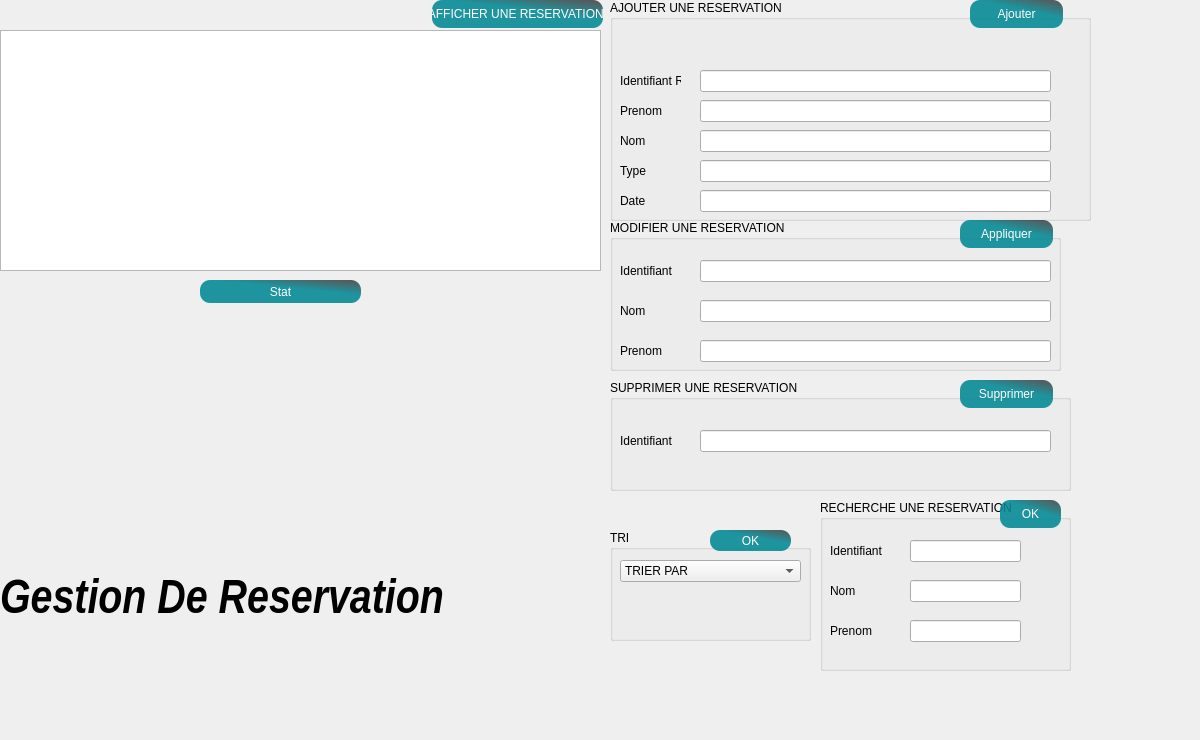
   <widget class="QWidget" name="tab">
    <attribute name="title">
     <string>Reservation</string>
    </attribute>
    <widget class="QTableView" name="tableView">
     <property name="geometry">
      <rect>
       <x>0</x>
       <y>30</y>
       <width>601</width>
       <height>241</height>
      </rect>
     </property>
    </widget>
    <widget class="QGroupBox" name="groupBox">
     <property name="geometry">
      <rect>
       <x>610</x>
       <y>0</y>
       <width>481</width>
       <height>221</height>
      </rect>
     </property>
     <property name="styleSheet">
      <string notr="true">background-image: url(:/images/Empty.png);</string>
     </property>
     <property name="title">
      <string>AJOUTER UNE RESERVATION</string>
     </property>
     <widget class="QLabel" name="label">
      <property name="geometry">
       <rect>
        <x>10</x>
        <y>60</y>
        <width>61</width>
        <height>41</height>
       </rect>
      </property>
      <property name="text">
       <string>Identifiant R</string>
      </property>
     </widget>
     <widget class="QLabel" name="label_2">
      <property name="geometry">
       <rect>
        <x>10</x>
        <y>90</y>
        <width>51</width>
        <height>41</height>
       </rect>
      </property>
      <property name="text">
       <string>Prenom</string>
      </property>
     </widget>
     <widget class="QLabel" name="label_3">
      <property name="geometry">
       <rect>
        <x>10</x>
        <y>120</y>
        <width>61</width>
        <height>41</height>
       </rect>
      </property>
      <property name="text">
       <string>Nom</string>
      </property>
     </widget>
     <widget class="QLineEdit" name="ajoutid">
      <property name="geometry">
       <rect>
        <x>90</x>
        <y>70</y>
        <width>351</width>
        <height>22</height>
       </rect>
      </property>
     </widget>
     <widget class="QLineEdit" name="ajoutdate">
      <property name="geometry">
       <rect>
        <x>90</x>
        <y>100</y>
        <width>351</width>
        <height>22</height>
       </rect>
      </property>
     </widget>
     <widget class="QLineEdit" name="ajoutmontant">
      <property name="geometry">
       <rect>
        <x>90</x>
        <y>130</y>
        <width>351</width>
        <height>22</height>
       </rect>
      </property>
     </widget>
     <widget class="QPushButton" name="Boutonajouter">
      <property name="geometry">
       <rect>
        <x>360</x>
        <y>0</y>
        <width>93</width>
        <height>28</height>
       </rect>
      </property>
      <property name="styleSheet">
       <string notr="true">QPushButton
{
  
  border-radius: 10px;

background-color: qlineargradient(spread:pad, x1:0.613065, y1:0.511, x2:0.969, y2:0, stop:0.18593 rgba(2, 136, 148, 226), stop:0.959799 rgba(0, 0, 0, 161));
	
color:rgb(255, 255, 255);

}

QPushButton:hover,QPushButton:hover
{
    border: 4px solid QLinearGradient( x1: 2, y1: 2, x2: 2, y2: 3, stop: 0 #08E8DE , stop: 3 #d7801a);
}</string>
      </property>
      <property name="text">
       <string>Ajouter</string>
      </property>
     </widget>
     <widget class="QLineEdit" name="ajoutdate2">
      <property name="geometry">
       <rect>
        <x>90</x>
        <y>160</y>
        <width>351</width>
        <height>22</height>
       </rect>
      </property>
     </widget>
     <widget class="QLineEdit" name="ajoutype">
      <property name="geometry">
       <rect>
        <x>90</x>
        <y>190</y>
        <width>351</width>
        <height>22</height>
       </rect>
      </property>
     </widget>
     <widget class="QLabel" name="label_8">
      <property name="geometry">
       <rect>
        <x>10</x>
        <y>150</y>
        <width>41</width>
        <height>41</height>
       </rect>
      </property>
      <property name="text">
       <string>Type</string>
      </property>
     </widget>
     <widget class="QLabel" name="label_9">
      <property name="geometry">
       <rect>
        <x>10</x>
        <y>180</y>
        <width>61</width>
        <height>41</height>
       </rect>
      </property>
      <property name="text">
       <string>Date</string>
      </property>
     </widget>
    </widget>
    <widget class="QGroupBox" name="groupBox_2">
     <property name="geometry">
      <rect>
       <x>610</x>
       <y>220</y>
       <width>451</width>
       <height>151</height>
      </rect>
     </property>
     <property name="styleSheet">
      <string notr="true">background-image: url(:/images/Empty.png);</string>
     </property>
     <property name="title">
      <string>MODIFIER UNE RESERVATION</string>
     </property>
     <widget class="QLabel" name="label_5">
      <property name="geometry">
       <rect>
        <x>10</x>
        <y>70</y>
        <width>71</width>
        <height>41</height>
       </rect>
      </property>
      <property name="text">
       <string>Nom</string>
      </property>
     </widget>
     <widget class="QLabel" name="label_6">
      <property name="geometry">
       <rect>
        <x>10</x>
        <y>30</y>
        <width>71</width>
        <height>41</height>
       </rect>
      </property>
      <property name="text">
       <string>Identifiant</string>
      </property>
     </widget>
     <widget class="QLabel" name="label_7">
      <property name="geometry">
       <rect>
        <x>10</x>
        <y>110</y>
        <width>51</width>
        <height>41</height>
       </rect>
      </property>
      <property name="text">
       <string>Prenom</string>
      </property>
     </widget>
     <widget class="QLineEdit" name="mod1">
      <property name="geometry">
       <rect>
        <x>90</x>
        <y>80</y>
        <width>351</width>
        <height>22</height>
       </rect>
      </property>
     </widget>
     <widget class="QLineEdit" name="mod2">
      <property name="geometry">
       <rect>
        <x>90</x>
        <y>40</y>
        <width>351</width>
        <height>22</height>
       </rect>
      </property>
     </widget>
     <widget class="QLineEdit" name="mod3">
      <property name="geometry">
       <rect>
        <x>90</x>
        <y>120</y>
        <width>351</width>
        <height>22</height>
       </rect>
      </property>
     </widget>
     <widget class="QPushButton" name="pushButton_7">
      <property name="geometry">
       <rect>
        <x>350</x>
        <y>0</y>
        <width>93</width>
        <height>28</height>
       </rect>
      </property>
      <property name="styleSheet">
       <string notr="true">QPushButton
{
  
  border-radius: 10px;

background-color: qlineargradient(spread:pad, x1:0.613065, y1:0.511, x2:0.969, y2:0, stop:0.18593 rgba(2, 136, 148, 226), stop:0.959799 rgba(0, 0, 0, 161));
	
color:rgb(255, 255, 255);

}

QPushButton:hover,QPushButton:hover
{
    border: 4px solid QLinearGradient( x1: 2, y1: 2, x2: 2, y2: 3, stop: 0 #08E8DE , stop: 3 #d7801a);
}</string>
      </property>
      <property name="text">
       <string>Appliquer</string>
      </property>
     </widget>
    </widget>
    <widget class="QGroupBox" name="groupBox_3">
     <property name="geometry">
      <rect>
       <x>610</x>
       <y>380</y>
       <width>461</width>
       <height>111</height>
      </rect>
     </property>
     <property name="styleSheet">
      <string notr="true">background-image: url(:/images/Empty.png);</string>
     </property>
     <property name="title">
      <string>SUPPRIMER UNE RESERVATION</string>
     </property>
     <widget class="QLabel" name="label_4">
      <property name="geometry">
       <rect>
        <x>10</x>
        <y>40</y>
        <width>61</width>
        <height>41</height>
       </rect>
      </property>
      <property name="text">
       <string>Identifiant</string>
      </property>
     </widget>
     <widget class="QLineEdit" name="delete_2">
      <property name="geometry">
       <rect>
        <x>90</x>
        <y>50</y>
        <width>351</width>
        <height>22</height>
       </rect>
      </property>
     </widget>
     <widget class="QPushButton" name="pushButton_2">
      <property name="geometry">
       <rect>
        <x>350</x>
        <y>0</y>
        <width>93</width>
        <height>28</height>
       </rect>
      </property>
      <property name="styleSheet">
       <string notr="true">QPushButton
{
  
  border-radius: 10px;

background-color: qlineargradient(spread:pad, x1:0.613065, y1:0.511, x2:0.969, y2:0, stop:0.18593 rgba(2, 136, 148, 226), stop:0.959799 rgba(0, 0, 0, 161));
	
color:rgb(255, 255, 255);

}

QPushButton:hover,QPushButton:hover
{
    border: 4px solid QLinearGradient( x1: 2, y1: 2, x2: 2, y2: 3, stop: 0 #08E8DE , stop: 3 #d7801a);
}</string>
      </property>
      <property name="text">
       <string>Supprimer</string>
      </property>
     </widget>
    </widget>
    <widget class="QPushButton" name="pushButton">
     <property name="geometry">
      <rect>
       <x>432</x>
       <y>0</y>
       <width>171</width>
       <height>28</height>
      </rect>
     </property>
     <property name="styleSheet">
      <string notr="true">QPushButton
{
  
  border-radius: 10px;

background-color: qlineargradient(spread:pad, x1:0.613065, y1:0.511, x2:0.969, y2:0, stop:0.18593 rgba(2, 136, 148, 226), stop:0.959799 rgba(0, 0, 0, 161));
	
color:rgb(255, 255, 255);

}

QPushButton:hover,QPushButton:hover
{
    border: 4px solid QLinearGradient( x1: 2, y1: 2, x2: 2, y2: 3, stop: 0 #08E8DE , stop: 3 #d7801a);
}</string>
     </property>
     <property name="text">
      <string>AFFICHER UNE RESERVATION </string>
     </property>
    </widget>
    <widget class="QGroupBox" name="groupBox_4">
     <property name="geometry">
      <rect>
       <x>610</x>
       <y>530</y>
       <width>201</width>
       <height>111</height>
      </rect>
     </property>
     <property name="styleSheet">
      <string notr="true">background-image: url(:/images/Empty.png);</string>
     </property>
     <property name="title">
      <string>TRI</string>
     </property>
     <widget class="QComboBox" name="comboBox">
      <property name="geometry">
       <rect>
        <x>10</x>
        <y>30</y>
        <width>181</width>
        <height>22</height>
       </rect>
      </property>
      <item>
       <property name="text">
        <string>TRIER PAR </string>
       </property>
      </item>
      <item>
       <property name="text">
        <string>ID</string>
       </property>
      </item>
      <item>
       <property name="text">
        <string>NOM</string>
       </property>
      </item>
      <item>
       <property name="text">
        <string>PRENOM</string>
       </property>
      </item>
      <item>
       <property name="text">
        <string/>
       </property>
      </item>
     </widget>
     <widget class="QPushButton" name="pushButton_3">
      <property name="geometry">
       <rect>
        <x>100</x>
        <y>0</y>
        <width>81</width>
        <height>21</height>
       </rect>
      </property>
      <property name="styleSheet">
       <string notr="true">QPushButton
{
  
  border-radius: 10px;

background-color: qlineargradient(spread:pad, x1:0.613065, y1:0.511, x2:0.969, y2:0, stop:0.18593 rgba(2, 136, 148, 226), stop:0.959799 rgba(0, 0, 0, 161));
	
color:rgb(255, 255, 255);

}

QPushButton:hover,QPushButton:hover
{
    border: 4px solid QLinearGradient( x1: 2, y1: 2, x2: 2, y2: 3, stop: 0 #08E8DE , stop: 3 #d7801a);
}</string>
      </property>
      <property name="text">
       <string>OK</string>
      </property>
     </widget>
    </widget>
    <widget class="QGroupBox" name="groupBox_9">
     <property name="geometry">
      <rect>
       <x>820</x>
       <y>500</y>
       <width>251</width>
       <height>171</height>
      </rect>
     </property>
     <property name="styleSheet">
      <string notr="true">background-image: url(:/images/Empty.png);</string>
     </property>
     <property name="title">
      <string>RECHERCHE UNE RESERVATION</string>
     </property>
     <widget class="QLabel" name="label_15">
      <property name="geometry">
       <rect>
        <x>10</x>
        <y>30</y>
        <width>61</width>
        <height>41</height>
       </rect>
      </property>
      <property name="text">
       <string>Identifiant</string>
      </property>
     </widget>
     <widget class="QLabel" name="label_16">
      <property name="geometry">
       <rect>
        <x>10</x>
        <y>70</y>
        <width>51</width>
        <height>41</height>
       </rect>
      </property>
      <property name="text">
       <string>Nom</string>
      </property>
     </widget>
     <widget class="QLabel" name="label_17">
      <property name="geometry">
       <rect>
        <x>10</x>
        <y>110</y>
        <width>71</width>
        <height>41</height>
       </rect>
      </property>
      <property name="text">
       <string>Prenom</string>
      </property>
     </widget>
     <widget class="QLineEdit" name="cher1">
      <property name="geometry">
       <rect>
        <x>90</x>
        <y>40</y>
        <width>111</width>
        <height>22</height>
       </rect>
      </property>
     </widget>
     <widget class="QLineEdit" name="che2">
      <property name="geometry">
       <rect>
        <x>90</x>
        <y>80</y>
        <width>111</width>
        <height>22</height>
       </rect>
      </property>
     </widget>
     <widget class="QLineEdit" name="che3">
      <property name="geometry">
       <rect>
        <x>90</x>
        <y>120</y>
        <width>111</width>
        <height>22</height>
       </rect>
      </property>
     </widget>
     <widget class="QPushButton" name="recherche">
      <property name="geometry">
       <rect>
        <x>180</x>
        <y>0</y>
        <width>61</width>
        <height>28</height>
       </rect>
      </property>
      <property name="styleSheet">
       <string notr="true">QPushButton
{
  
  border-radius: 10px;

background-color: qlineargradient(spread:pad, x1:0.613065, y1:0.511, x2:0.969, y2:0, stop:0.18593 rgba(2, 136, 148, 226), stop:0.959799 rgba(0, 0, 0, 161));
	
color:rgb(255, 255, 255);

}

QPushButton:hover,QPushButton:hover
{
    border: 4px solid QLinearGradient( x1: 2, y1: 2, x2: 2, y2: 3, stop: 0 #08E8DE , stop: 3 #d7801a);
}</string>
      </property>
      <property name="text">
       <string>OK</string>
      </property>
     </widget>
    </widget>
    <widget class="QPushButton" name="pushButton_6">
     <property name="geometry">
      <rect>
       <x>200</x>
       <y>280</y>
       <width>161</width>
       <height>23</height>
      </rect>
     </property>
     <property name="styleSheet">
      <string notr="true">QPushButton
{
border:2px sold gray;
border-radius:10px;
padding: 0 8 px;
background:green;






}
QPushButton
{
  
  border-radius: 10px;

background-color: qlineargradient(spread:pad, x1:0.613065, y1:0.511, x2:0.969, y2:0, stop:0.18593 rgba(2, 136, 148, 226), stop:0.959799 rgba(0, 0, 0, 161));
	
color:rgb(255, 255, 255);

}

QPushButton:hover,QPushButton:hover
{
    border: 4px solid QLinearGradient( x1: 2, y1: 2, x2: 2, y2: 3, stop: 0 #08E8DE , stop: 3 #d7801a);
}</string>
     </property>
     <property name="text">
      <string>Stat</string>
     </property>
    </widget>
    <widget class="QLabel" name="on_pushButton_99_clicked">
     <property name="geometry">
      <rect>
       <x>-20</x>
       <y>-27</y>
       <width>1191</width>
       <height>731</height>
      </rect>
     </property>
     <property name="text">
      <string/>
     </property>
     <property name="scaledContents">
      <bool>true</bool>
     </property>
     <property name="wordWrap">
      <bool>false</bool>
     </property>
    </widget>
    <widget class="QLabel" name="img">
     <property name="geometry">
      <rect>
       <x>0</x>
       <y>-7</y>
       <width>1161</width>
       <height>711</height>
      </rect>
     </property>
     <property name="text">
      <string/>
     </property>
     <property name="scaledContents">
      <bool>true</bool>
     </property>
    </widget>
    <widget class="QLabel" name="label_11">
     <property name="geometry">
      <rect>
       <x>0</x>
       <y>570</y>
       <width>541</width>
       <height>61</height>
      </rect>
     </property>
     <property name="font">
      <font>
       <family>Arial Narrow</family>
       <pointsize>36</pointsize>
       <weight>75</weight>
       <italic>true</italic>
       <bold>true</bold>
      </font>
     </property>
     <property name="styleSheet">
      <string notr="true">background-image: url(:/images/Empty.png);</string>
     </property>
     <property name="text">
      <string>Gestion De Reservation</string>
     </property>
     <property name="scaledContents">
      <bool>false</bool>
     </property>
    </widget>
    <widget class="QLabel" name="imagerestoo">
     <property name="geometry">
      <rect>
       <x>10</x>
       <y>390</y>
       <width>201</width>
       <height>161</height>
      </rect>
     </property>
     <property name="styleSheet">
      <string notr="true">background-image: url(:/images/Empty.png);</string>
     </property>
     <property name="text">
      <string/>
     </property>
     <property name="scaledContents">
      <bool>true</bool>
     </property>
    </widget>
    <zorder>img</zorder>
    <zorder>on_pushButton_99_clicked</zorder>
    <zorder>tableView</zorder>
    <zorder>groupBox</zorder>
    <zorder>groupBox_2</zorder>
    <zorder>groupBox_3</zorder>
    <zorder>pushButton</zorder>
    <zorder>groupBox_4</zorder>
    <zorder>groupBox_9</zorder>
    <zorder>pushButton_6</zorder>
    <zorder>label_11</zorder>
    <zorder>imagerestoo</zorder>
   </widget>
